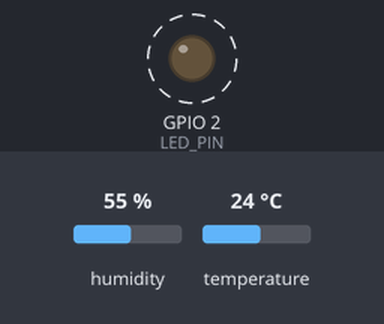
The program below on a simulated ESP32. Shown: output pins drawn as LEDs (lit = HIGH). Dashed ring = blinking. Inputs (shaded band) come from the test bench; at power-on: humidity 55 %, temperature 24 °C. What the program prints to the serial monitor is not drawn.

Above: at 3.5 s.
Timing chart, 0 to 7.3 s (numbered marks = the images above):
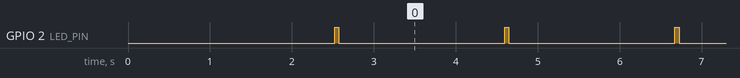

The program:

main.cpp
```cpp
/**
 * @file main.cpp
 * @brief DHT11 Live Temperature & Humidity Sensor Test
 * @target ESP32 DevKit v1 (DHT11 connected to GPIO 4)
 */

#include <Arduino.h>
#include <Adafruit_Sensor.h>
#include <DHT.h>

#define DHTPIN  4
#define DHTTYPE DHT11
#define LED_PIN 2

DHT dht(DHTPIN, DHTTYPE);
uint32_t readingCount = 0;

void setup() {
  Serial.begin(115200);
  pinMode(LED_PIN, OUTPUT);
  digitalWrite(LED_PIN, LOW);

  delay(1500);

  Serial.println("\n=======================================================");
  Serial.println("  🌡️ AgriChain DHT11 Sensor Live Diagnostics           ");
  Serial.println("=======================================================");
  Serial.println("  Sensor Type:   DHT11 (Blue Module)");
  Serial.println("  Signal Pin:    GPIO 4 (D4)");
  Serial.println("  Status:        Initializing sensor...");
  Serial.println("=======================================================\n");

  dht.begin();
  delay(1000);
}

void loop() {
  readingCount++;

  // Blink LED to indicate sampling attempt
  digitalWrite(LED_PIN, HIGH);
  delay(50);
  digitalWrite(LED_PIN, LOW);

  float humidity = dht.readHumidity();
  float tempC = dht.readTemperature();

  if (isnan(humidity) || isnan(tempC)) {
    Serial.printf("[READING #%u] ⚠️ Failed to read from DHT11! Check wire connections on D4, 3V3, GND.\n", readingCount);
  } else {
    float heatIndexC = dht.computeHeatIndex(tempC, humidity, false);

    Serial.printf("[READING #%03u] 🌡️ Temp: %.1f °C  |  💧 Humidity: %.1f %%  |  🔥 Heat Index: %.1f °C\n",
                  readingCount, tempC, humidity, heatIndexC);
  }

  // DHT11 sampling rate is ~1 Hz (every 2 seconds is optimal)
  delay(2000);
}
```

Measured:
- by itself, GPIO 2 (LED_PIN): alternates HIGH for 0.05 s and LOW for 2.0 s
